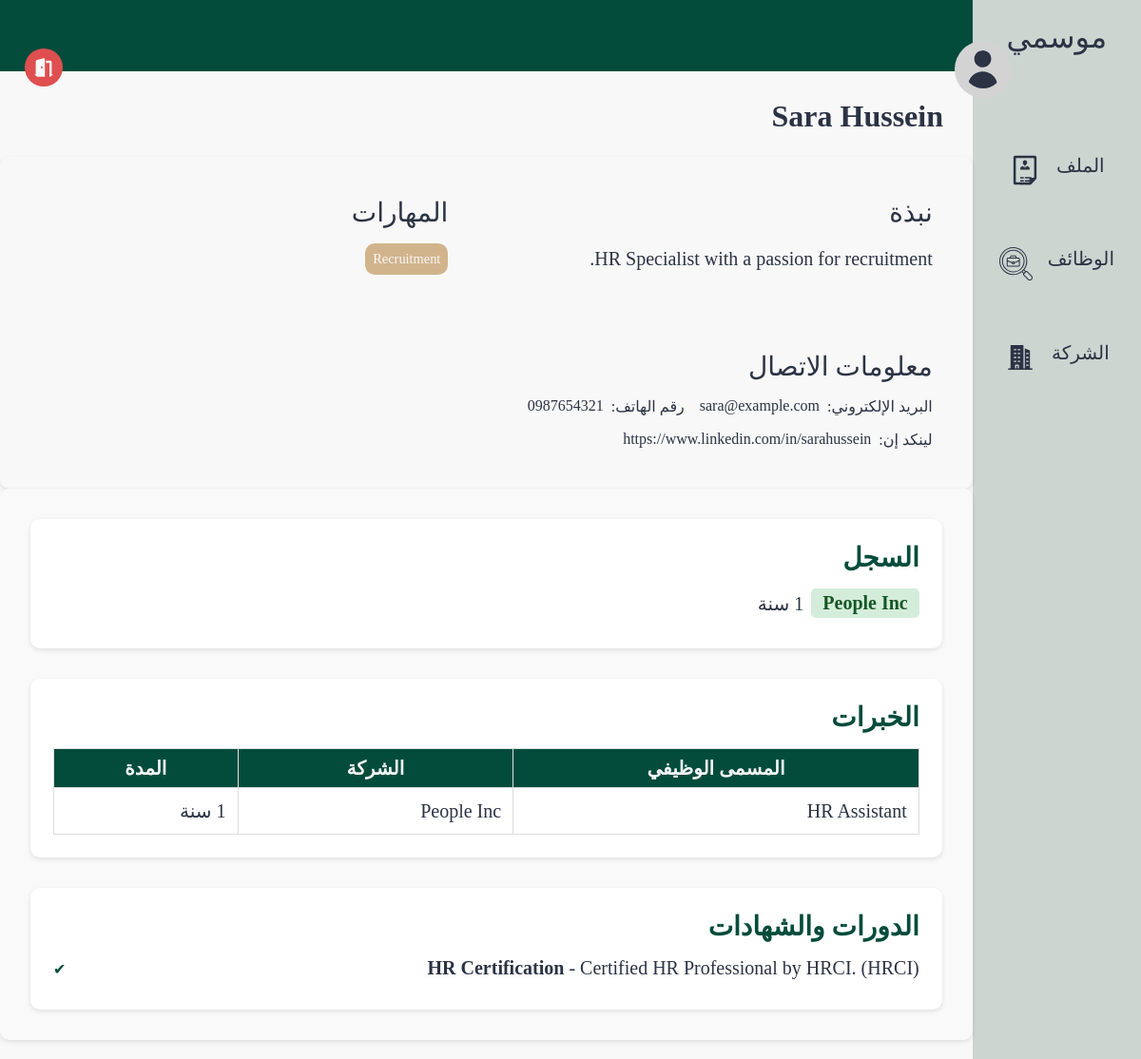
The app's page /pages/profile.php?id=2 (signed in) with its own data.
### tables this page shows
CREATE TABLE users (
    id INTEGER PRIMARY KEY, 
    name TEXT, 
    email TEXT UNIQUE, 
    password TEXT, 
    bio TEXT,
    type BOOLEAN,
    linkedin TEXT,
    phone TEXT
);

CREATE TABLE experience (
    experience_id INTEGER PRIMARY KEY, 
    user_id INTEGER,
    name TEXT,
    description TEXT,
    company TEXT,
    years INTEGER,
    start DATE,
    FOREIGN KEY (user_id) REFERENCES users(id) ON DELETE CASCADE
);

CREATE TABLE certificates (
    certificate_id INTEGER PRIMARY KEY, 
    user_id INTEGER,
    name TEXT,
    description TEXT,
    company TEXT,
    FOREIGN KEY (user_id) REFERENCES users(id) ON DELETE CASCADE
);

### src/database/fetch.php (called while the page is built, shortened)
<?php
include('../database/data.php');
function getUserById($id)
{
    global $db;
    $stmt = $db->prepare('SELECT * FROM users WHERE id = :id');
    $stmt->bindValue(':id', $id, SQLITE3_INTEGER);
    $result = $stmt->execute();
    $user = $result->fetchArray(SQLITE3_ASSOC);
    return $user;
}
function fetchAllExperienceByUserID($id)
{
    global $db;
    $result = $db->query("SELECT * FROM experience where user_id = $id");
    $experience = [];
    while ($row = $result->fetchArray(SQLITE3_ASSOC)) {
        $experience[] = $row;
    }
    return $experience;
}
function fetchAllSkillsNameByUserID($id)
{
    global $db;
    $result = $db->query("SELECT name FROM skills where user_id = $id");
    $experience = [];
    while ($row = $result->fetchArray(SQLITE3_ASSOC)) {
        $experience[] = $row['name'];
    }
    return $experience;
}

### src/pages/profile.php (the view, shortened to what this page needs)
<?php
include('../components/page.php');
$user = isset($_GET['id'])?getUserById($_GET['id']) : $_SESSION['user'];
$name = $user['name'];
$about    = $user['bio'];
$email    = $user['email'];
$phone    = $user['phone'];
$linkedin = !empty($user['linkedin']) ? $user['linkedin'] : ("https://www.linkedin.com/in/" . urlencode(str_replace(' ', '', strtolower($user['name']))));
$skills = fetchAllSkillsNameByUserID($user['id']);
$jobs = fetchAllExperienceByUserID($user['id']);
$prevJobs = [];
foreach ($jobs as $job) {
    $job['duration'] = $job['years'] . " سنة";
    $prevJobs[] = $job;
}
$stmt = $db->prepare("SELECT * FROM certificates WHERE user_id = :user_id");
$stmt->bindValue(':user_id', $user['id'], SQLITE3_INTEGER);
$result = $stmt->execute();
$certificates = [];
while ($row = $result->fetchArray(SQLITE3_ASSOC)) {
    $certificates[] = $row;
}
?>
<!DOCTYPE html>
<html lang="ar" dir="rtl">
<head>
    <link rel="stylesheet" href="../styles/profile.css">
</head>
<body>
    <section class="page-structure">
        <?php include "../components/NavBar.php"; ?>
        <section class="page-content">
            <div class="username">
                <img class="profile-pic" src="../images/profile.svg" alt="صورة المستخدم">
                <div class="user">
                    <h2><?= htmlspecialchars($name) ?></h2>
                </div>
            </div>
            <div class="options">
                <a href="./logout.php">
                    <img class="nav-icon" style="--color: #DF4F4F" src="../images/logout.svg" alt="شعار تسجيل الخروج">
                </a>
            </div>
            <header></header>
            <main>
                <section class="profile-details">
                    <div class="block about">
                        <h2>نبذة</h2>
                        <div id="aboutDisplay">
                            <p><?= $about ?></p>
                        </div>
                    </div>
                    <div class="block skills">
                        <h2>المهارات</h2>
                        <div id="skillsDisplay">
                            <ul>
                                <?php foreach ($skills as $skill): ?>
                                    <li><?= $skill ?></li>
                                <?php endforeach; ?>
                            </ul>
                        </div>
                    </div>
                    <div class="block contacts">
                        <h2>معلومات الاتصال</h2>
                        <div id="contactDisplay">
                            <ul>
                                <li>البريد الإلكتروني:
                                    <a href="mailto:<?= $email ?>"><?= $email ?? 'لا يوجد' ?></a>
                                </li>
                                <li>رقم الهاتف:
                                    <a href="tel:<?= $phone ?>"><?= $phone ?? 'لا يوجد' ?></a>
                                </li>
                                <li>لينكد إن:
                                    <a href="<?= $linkedin ?>"><?= $linkedin ?? 'لا يوجد' ?></a>
                                </li>
                            </ul>
                        </div>
                    </div>
                </section>
                <section class="recent-activity">
                    <div class="block history">
                        <h2>السجل</h2>
                        <ul>
                            <?php foreach ($prevJobs as $job): ?>
                                <li>
                                    <span class="company">
                                        <?php if (!empty($job['company_id'])): ?>
                                            <a href="./company.php?id=<?= htmlspecialchars($job['company_id']) ?>">
                                                <?= htmlspecialchars($job['company']) ?>
                                            </a>
                                        <?php else: ?>
                                            <?= htmlspecialchars($job['company']) ?>
                                        <?php endif; ?>
                                    </span>
                                    <?= htmlspecialchars($job['duration']) ?>
                                </li>
                            <?php endforeach; ?>
                        </ul>
                    </div>
                    <div class="block experinces">
                        <h2>الخبرات</h2>
                        <?php if (count($jobs) === 0): ?>
                            <h3 class="no-jobs">لا يوجد خبرات سابقة</h3>
                        <?php else: ?>
                            <table border="1" cellpadding="5" cellspacing="0" style="width:100%; text-align:right;">
                                <tr>
                                    <th>المسمى الوظيفي</th>
                                    <th>الشركة</th>
                                    <th>المدة</th>
                                </tr>
                                <?php foreach ($jobs as $job): ?>
                                    <tr>
                                        <td><?= htmlspecialchars($job['name']) ?></td>
                                        <td><?= htmlspecialchars($job['company']) ?></td>
                                        <td><?= htmlspecialchars($job['years']) ?> سنة</td>
                                    </tr>
                                <?php endforeach; ?>
                            </table>
                        <?php endif ?>
                    </div>
                    <div class="block courses">
                        <h2>الدورات والشهادات</h2>
                        <ul id="certificatesList">
                            <?php if (count($certificates) === 0): ?>
                                <li>لا توجد بيانات</li>
                            <?php else: ?>
                                <?php foreach ($certificates as $cert): ?>
                                    <li id="cert-<?= $cert['certificate_id'] ?>">
                                        <strong><?= htmlspecialchars($cert['name']) ?></strong>
                                        <?php if (!empty($cert['description'])): ?>
                                            - <?= htmlspecialchars($cert['description']) ?>
                                        <?php endif; ?>
                                        <?php if (!empty($cert['company'])): ?>
                                            (<?= htmlspecialchars($cert['company']) ?>)
                                        <?php endif; ?>
                                    </li>
                                <?php endforeach; ?>
                            <?php endif; ?>
                        </ul>
                    </div>
                </section>
            </main>
        </section>
    </section>
</body>
</html>

### src/styles/profile.css (style rules this page uses)
* { color: var(--black-color); }
body { background-color: var(--white-color); }
.nav-icon { --color: var(--white-alt-color); background-color: var(--color); width: 40px; height: 40px; border-radius: 50%; padding: 0.5rem; }
section.page-content { width: 100%; }
header { position: relative; display: flex; align-items: center; justify-content: space-between; min-height: 75px; background-color: var(--main-color); padding: 1.25rem 3rem; }
.username .profile-pic { width: 60px; height: 60px; padding: 10px; border-radius: 50%; background-color: lightgray; top: 0; }
.username { display: flex; align-items: center; gap: 0.75rem; height: 65px; position: absolute; top: 0; right: 18px; z-index: 1000; padding: 0.5rem 1rem; right: 10%; top: 40px; }
.options { display: flex; align-items: center; gap: 0.75rem; height: 65px; position: absolute; top: 40px; left: 10px; z-index: 1000; padding: 0.5rem 1rem; }
.username h2 { font-size: 2rem; }
.username .user { position: static; margin-top: 100px; }
header::after { content: ""; position: absolute; right: 0; bottom: 0; width: 70%; height: 4px; background-color: var(--main-color); }
main { margin-top: 70px; width: 100%; padding: 1rem; }
main section { border-radius: 10px; box-shadow: 0 2px 5px rgba(0, 0, 0, 0.1); padding: 18px; }
.profile-details { display: grid; grid-template-columns: 1fr 1fr; gap: 2rem; }
.profile-details .block { display: flex; flex-direction: column; gap: 1rem; background-color: var(--white-color); padding: 1.5rem; border-radius: 10px; }
.profile-details .block h2 { font-size: 1.75rem; font-weight: 500; }
.profile-details .block ul { list-style: none; padding-inline-start: 0; display: flex; flex-wrap: wrap; gap: 1rem; }
.profile-details .block ul li { display: flex; gap: 0.5rem; font-size: 1rem; }
.profile-details .skills ul { list-style: none; padding-inline-start: 0; display: flex; flex-wrap: wrap; gap: 0.5rem; }
.profile-details .skills ul li { display: inline-block; padding: 0.5rem; border-radius: 10px; background-color: var(--secondary-color); color: var(--white-color); font-size: 0.9rem; }
.profile-details .block.about p { font-size: 1.25rem; line-height: 1.6; }
.recent-activity { display: flex; flex-direction: column; gap: 2rem; padding: 2rem; background-color: #f9f9f9; border-radius: 10px; }
.recent-activity .block { background-color: #fff; padding: 1.5rem; border-radius: 10px; box-shadow: 0 2px 5px rgba(0, 0, 0, 0.1); }
.recent-activity .block h2 { font-size: 1.75rem; margin-bottom: 1rem; color: var(--main-color); }
.history ul { list-style: none; padding: 0; }
.history ul li { display: flex; align-items: center; gap: 0.5rem; font-size: 1.25rem; margin-bottom: 0.5rem; }
.history ul li .company { background-color: #d4edda; color: #155724; padding: 0.25rem 0.75rem; border-radius: 5px; font-weight: bold; }
.experinces table { width: 100%; border-collapse: collapse; font-size: 1.25rem; margin-top: 1rem; }
.experinces table th, .experinces table td { padding: 0.75rem; text-align: right; border: 1px solid #ddd; }
.experinces table th { background-color: var(--main-color); color: #fff; }
.experinces table tr:nth-child(odd) { background-color: #f9f9f9; }
.experinces table tr:nth-child(even) { background-color: #fff; }
.courses ul { list-style: none; padding: 0; }
.courses ul li { font-size: 1.25rem; margin-bottom: 0.5rem; position: relative; padding-left: 1.5rem; }
.courses ul li::before { content: "✔"; position: absolute; left: 0; color: var(--main-color); font-size: 1rem; top: 50%; transform: translateY(-50%); }
@media (min-width: 992px) { main { padding: 1.25rem 0; } }

### src/styles/globals.css (style rules this page uses)
*, *::before, *::after { box-sizing: border-box; margin: 0; padding: 0; list-style: none; text-decoration: none; }
:root { --main-color: #034c3c; --secondary-color: #d2b48c; --white-color: #f8f8f8; --black-color: #2b3344; --white-alt-color: #cdd5d1; }
a { display: block; color: var(--black-color); }
.page-structure { display: flex; min-height: 100vh; }

### src/pages/profile.php (style rules this page uses)
tbody tr:first-of-type { background-color: var(--main-color); color: var(--white-color); border: 0; }
tbody tr:first-of-type th { padding: .5rem; text-align: center; color: var(--white-color) }

### records on screen
users: name "Sara Hussein", bio "HR Specialist with a passion for recruitment.", email "sara@example.com", phone "0987654321", linkedin "https://www.linkedin.com/in/sarahussein"
experience: company "People Inc", duration "1 سنة", name "HR Assistant"
certificates: name "HR Certification", description "Certified HR Professional by HRCI.", company "HRCI"

### other values on screen
$nav['title'] "الملف"
$nav['title'] "الوظائف"
$nav['title'] "الشركة"
$skill "Recruitment"
